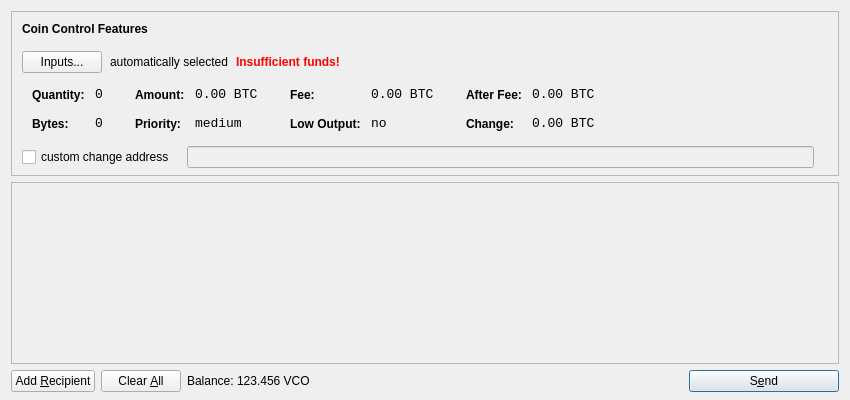
<?xml version="1.0" encoding="UTF-8"?>
<ui version="4.0">
 <class>SendCoinsDialog</class>
 <widget class="QDialog" name="SendCoinsDialog">
  <property name="geometry">
   <rect>
    <x>0</x>
    <y>0</y>
    <width>850</width>
    <height>400</height>
   </rect>
  </property>
  <property name="windowTitle">
   <string>Send Coins</string>
  </property>
  <layout class="QVBoxLayout" name="verticalLayout" stretch="0,1,0">
   <property name="bottomMargin">
    <number>8</number>
   </property>
   <item>
    <widget class="QFrame" name="frameCoinControl">
     <property name="sizePolicy">
      <sizepolicy hsizetype="Expanding" vsizetype="Expanding">
       <horstretch>0</horstretch>
       <verstretch>0</verstretch>
      </sizepolicy>
     </property>
     <property name="maximumSize">
      <size>
       <width>16777215</width>
       <height>16777215</height>
      </size>
     </property>
     <property name="frameShape">
      <enum>QFrame::StyledPanel</enum>
     </property>
     <property name="frameShadow">
      <enum>QFrame::Sunken</enum>
     </property>
     <layout class="QVBoxLayout" name="verticalLayoutCoinControl2">
      <property name="spacing">
       <number>-1</number>
      </property>
      <property name="leftMargin">
       <number>0</number>
      </property>
      <property name="topMargin">
       <number>0</number>
      </property>
      <property name="rightMargin">
       <number>0</number>
      </property>
      <property name="bottomMargin">
       <number>6</number>
      </property>
      <item>
       <layout class="QVBoxLayout" name="verticalLayoutCoinControl" stretch="0,0,0,0,1">
        <property name="spacing">
         <number>0</number>
        </property>
        <property name="leftMargin">
         <number>10</number>
        </property>
        <property name="topMargin">
         <number>10</number>
        </property>
        <item>
         <layout class="QHBoxLayout" name="horizontalLayoutCoinControl1">
          <property name="bottomMargin">
           <number>15</number>
          </property>
          <item>
           <widget class="QLabel" name="labelCoinControlFeatures">
            <property name="sizePolicy">
             <sizepolicy hsizetype="Preferred" vsizetype="Maximum">
              <horstretch>0</horstretch>
              <verstretch>0</verstretch>
             </sizepolicy>
            </property>
            <property name="font">
             <font>
              <weight>75</weight>
              <bold>true</bold>
             </font>
            </property>
            <property name="styleSheet">
             <string notr="true">font-weight:bold;</string>
            </property>
            <property name="text">
             <string>Coin Control Features</string>
            </property>
           </widget>
          </item>
         </layout>
        </item>
        <item>
         <layout class="QHBoxLayout" name="horizontalLayoutCoinControl2" stretch="0,0,0,0">
          <property name="spacing">
           <number>8</number>
          </property>
          <property name="bottomMargin">
           <number>10</number>
          </property>
          <item>
           <widget class="QPushButton" name="pushButtonCoinControl">
            <property name="styleSheet">
             <string notr="true"/>
            </property>
            <property name="text">
             <string>Inputs...</string>
            </property>
           </widget>
          </item>
          <item>
           <widget class="QLabel" name="labelCoinControlAutomaticallySelected">
            <property name="text">
             <string>automatically selected</string>
            </property>
            <property name="margin">
             <number>5</number>
            </property>
           </widget>
          </item>
          <item>
           <widget class="QLabel" name="labelCoinControlInsuffFunds">
            <property name="font">
             <font>
              <weight>75</weight>
              <bold>true</bold>
             </font>
            </property>
            <property name="styleSheet">
             <string notr="true">color:red;font-weight:bold;</string>
            </property>
            <property name="text">
             <string>Insufficient funds!</string>
            </property>
            <property name="margin">
             <number>5</number>
            </property>
           </widget>
          </item>
          <item>
           <spacer name="horizontalSpacerCoinControl">
            <property name="orientation">
             <enum>Qt::Horizontal</enum>
            </property>
            <property name="sizeHint" stdset="0">
             <size>
              <width>40</width>
              <height>1</height>
             </size>
            </property>
           </spacer>
          </item>
         </layout>
        </item>
        <item>
         <widget class="QWidget" name="widgetCoinControl" native="true">
          <property name="sizePolicy">
           <sizepolicy hsizetype="Preferred" vsizetype="Preferred">
            <horstretch>0</horstretch>
            <verstretch>0</verstretch>
           </sizepolicy>
          </property>
          <property name="minimumSize">
           <size>
            <width>0</width>
            <height>0</height>
           </size>
          </property>
          <property name="styleSheet">
           <string notr="true"/>
          </property>
          <layout class="QHBoxLayout" name="horizontalLayoutCoinControl5">
           <property name="margin">
            <number>0</number>
           </property>
           <item>
            <layout class="QHBoxLayout" name="horizontalLayoutCoinControl3" stretch="0,0,0,1">
             <property name="spacing">
              <number>20</number>
             </property>
             <property name="topMargin">
              <number>0</number>
             </property>
             <property name="bottomMargin">
              <number>10</number>
             </property>
             <item>
              <layout class="QFormLayout" name="formLayoutCoinControl1">
               <property name="horizontalSpacing">
                <number>10</number>
               </property>
               <property name="verticalSpacing">
                <number>14</number>
               </property>
               <property name="leftMargin">
                <number>10</number>
               </property>
               <property name="topMargin">
                <number>4</number>
               </property>
               <property name="rightMargin">
                <number>6</number>
               </property>
               <item row="0" column="0">
                <widget class="QLabel" name="labelCoinControlQuantityText">
                 <property name="styleSheet">
                  <string notr="true">font-weight:bold;</string>
                 </property>
                 <property name="text">
                  <string>Quantity:</string>
                 </property>
                 <property name="margin">
                  <number>0</number>
                 </property>
                </widget>
               </item>
               <item row="0" column="1">
                <widget class="QLabel" name="labelCoinControlQuantity">
                 <property name="font">
                  <font>
                   <family>Monospace</family>
                   <pointsize>10</pointsize>
                  </font>
                 </property>
                 <property name="cursor">
                  <cursorShape>IBeamCursor</cursorShape>
                 </property>
                 <property name="contextMenuPolicy">
                  <enum>Qt::ActionsContextMenu</enum>
                 </property>
                 <property name="text">
                  <string notr="true">0</string>
                 </property>
                 <property name="margin">
                  <number>0</number>
                 </property>
                 <property name="textInteractionFlags">
                  <set>Qt::LinksAccessibleByMouse|Qt::TextSelectableByKeyboard|Qt::TextSelectableByMouse</set>
                 </property>
                </widget>
               </item>
               <item row="1" column="0">
                <widget class="QLabel" name="labelCoinControlBytesText">
                 <property name="styleSheet">
                  <string notr="true">font-weight:bold;</string>
                 </property>
                 <property name="text">
                  <string>Bytes:</string>
                 </property>
                </widget>
               </item>
               <item row="1" column="1">
                <widget class="QLabel" name="labelCoinControlBytes">
                 <property name="font">
                  <font>
                   <family>Monospace</family>
                   <pointsize>10</pointsize>
                  </font>
                 </property>
                 <property name="cursor">
                  <cursorShape>IBeamCursor</cursorShape>
                 </property>
                 <property name="contextMenuPolicy">
                  <enum>Qt::ActionsContextMenu</enum>
                 </property>
                 <property name="text">
                  <string notr="true">0</string>
                 </property>
                 <property name="textInteractionFlags">
                  <set>Qt::LinksAccessibleByMouse|Qt::TextSelectableByKeyboard|Qt::TextSelectableByMouse</set>
                 </property>
                </widget>
               </item>
              </layout>
             </item>
             <item>
              <layout class="QFormLayout" name="formLayoutCoinControl2">
               <property name="horizontalSpacing">
                <number>10</number>
               </property>
               <property name="verticalSpacing">
                <number>14</number>
               </property>
               <property name="leftMargin">
                <number>6</number>
               </property>
               <property name="topMargin">
                <number>4</number>
               </property>
               <property name="rightMargin">
                <number>6</number>
               </property>
               <item row="0" column="0">
                <widget class="QLabel" name="labelCoinControlAmountText">
                 <property name="styleSheet">
                  <string notr="true">font-weight:bold;</string>
                 </property>
                 <property name="text">
                  <string>Amount:</string>
                 </property>
                 <property name="margin">
                  <number>0</number>
                 </property>
                </widget>
               </item>
               <item row="0" column="1">
                <widget class="QLabel" name="labelCoinControlAmount">
                 <property name="font">
                  <font>
                   <family>Monospace</family>
                   <pointsize>10</pointsize>
                  </font>
                 </property>
                 <property name="cursor">
                  <cursorShape>IBeamCursor</cursorShape>
                 </property>
                 <property name="contextMenuPolicy">
                  <enum>Qt::ActionsContextMenu</enum>
                 </property>
                 <property name="text">
                  <string notr="true">0.00 BTC</string>
                 </property>
                 <property name="textInteractionFlags">
                  <set>Qt::LinksAccessibleByMouse|Qt::TextSelectableByKeyboard|Qt::TextSelectableByMouse</set>
                 </property>
                </widget>
               </item>
               <item row="1" column="0">
                <widget class="QLabel" name="labelCoinControlPriorityText">
                 <property name="styleSheet">
                  <string notr="true">font-weight:bold;</string>
                 </property>
                 <property name="text">
                  <string>Priority:</string>
                 </property>
                </widget>
               </item>
               <item row="1" column="1">
                <widget class="QLabel" name="labelCoinControlPriority">
                 <property name="font">
                  <font>
                   <family>Monospace</family>
                   <pointsize>10</pointsize>
                  </font>
                 </property>
                 <property name="cursor">
                  <cursorShape>IBeamCursor</cursorShape>
                 </property>
                 <property name="contextMenuPolicy">
                  <enum>Qt::ActionsContextMenu</enum>
                 </property>
                 <property name="text">
                  <string>medium</string>
                 </property>
                 <property name="textInteractionFlags">
                  <set>Qt::LinksAccessibleByMouse|Qt::TextSelectableByKeyboard|Qt::TextSelectableByMouse</set>
                 </property>
                </widget>
               </item>
              </layout>
             </item>
             <item>
              <layout class="QFormLayout" name="formLayoutCoinControl3">
               <property name="horizontalSpacing">
                <number>10</number>
               </property>
               <property name="verticalSpacing">
                <number>14</number>
               </property>
               <property name="leftMargin">
                <number>6</number>
               </property>
               <property name="topMargin">
                <number>4</number>
               </property>
               <property name="rightMargin">
                <number>6</number>
               </property>
               <item row="0" column="0">
                <widget class="QLabel" name="labelCoinControlFeeText">
                 <property name="styleSheet">
                  <string notr="true">font-weight:bold;</string>
                 </property>
                 <property name="text">
                  <string>Fee:</string>
                 </property>
                 <property name="margin">
                  <number>0</number>
                 </property>
                </widget>
               </item>
               <item row="0" column="1">
                <widget class="QLabel" name="labelCoinControlFee">
                 <property name="font">
                  <font>
                   <family>Monospace</family>
                   <pointsize>10</pointsize>
                  </font>
                 </property>
                 <property name="cursor">
                  <cursorShape>IBeamCursor</cursorShape>
                 </property>
                 <property name="contextMenuPolicy">
                  <enum>Qt::ActionsContextMenu</enum>
                 </property>
                 <property name="text">
                  <string notr="true">0.00 BTC</string>
                 </property>
                 <property name="textInteractionFlags">
                  <set>Qt::LinksAccessibleByMouse|Qt::TextSelectableByKeyboard|Qt::TextSelectableByMouse</set>
                 </property>
                </widget>
               </item>
               <item row="1" column="0">
                <widget class="QLabel" name="labelCoinControlLowOutputText">
                 <property name="styleSheet">
                  <string notr="true">font-weight:bold;</string>
                 </property>
                 <property name="text">
                  <string>Low Output:</string>
                 </property>
                </widget>
               </item>
               <item row="1" column="1">
                <widget class="QLabel" name="labelCoinControlLowOutput">
                 <property name="font">
                  <font>
                   <family>Monospace</family>
                   <pointsize>10</pointsize>
                  </font>
                 </property>
                 <property name="cursor">
                  <cursorShape>IBeamCursor</cursorShape>
                 </property>
                 <property name="contextMenuPolicy">
                  <enum>Qt::ActionsContextMenu</enum>
                 </property>
                 <property name="text">
                  <string>no</string>
                 </property>
                 <property name="textInteractionFlags">
                  <set>Qt::LinksAccessibleByMouse|Qt::TextSelectableByKeyboard|Qt::TextSelectableByMouse</set>
                 </property>
                </widget>
               </item>
              </layout>
             </item>
             <item>
              <layout class="QFormLayout" name="formLayoutCoinControl4">
               <property name="horizontalSpacing">
                <number>10</number>
               </property>
               <property name="verticalSpacing">
                <number>14</number>
               </property>
               <property name="leftMargin">
                <number>6</number>
               </property>
               <property name="topMargin">
                <number>4</number>
               </property>
               <property name="rightMargin">
                <number>6</number>
               </property>
               <item row="0" column="0">
                <widget class="QLabel" name="labelCoinControlAfterFeeText">
                 <property name="styleSheet">
                  <string notr="true">font-weight:bold;</string>
                 </property>
                 <property name="text">
                  <string>After Fee:</string>
                 </property>
                 <property name="margin">
                  <number>0</number>
                 </property>
                </widget>
               </item>
               <item row="0" column="1">
                <widget class="QLabel" name="labelCoinControlAfterFee">
                 <property name="font">
                  <font>
                   <family>Monospace</family>
                   <pointsize>10</pointsize>
                  </font>
                 </property>
                 <property name="cursor">
                  <cursorShape>IBeamCursor</cursorShape>
                 </property>
                 <property name="contextMenuPolicy">
                  <enum>Qt::ActionsContextMenu</enum>
                 </property>
                 <property name="text">
                  <string notr="true">0.00 BTC</string>
                 </property>
                 <property name="textInteractionFlags">
                  <set>Qt::LinksAccessibleByMouse|Qt::TextSelectableByKeyboard|Qt::TextSelectableByMouse</set>
                 </property>
                </widget>
               </item>
               <item row="1" column="0">
                <widget class="QLabel" name="labelCoinControlChangeText">
                 <property name="styleSheet">
                  <string notr="true">font-weight:bold;</string>
                 </property>
                 <property name="text">
                  <string>Change:</string>
                 </property>
                </widget>
               </item>
               <item row="1" column="1">
                <widget class="QLabel" name="labelCoinControlChange">
                 <property name="font">
                  <font>
                   <family>Monospace</family>
                   <pointsize>10</pointsize>
                  </font>
                 </property>
                 <property name="cursor">
                  <cursorShape>IBeamCursor</cursorShape>
                 </property>
                 <property name="contextMenuPolicy">
                  <enum>Qt::ActionsContextMenu</enum>
                 </property>
                 <property name="text">
                  <string notr="true">0.00 BTC</string>
                 </property>
                 <property name="textInteractionFlags">
                  <set>Qt::LinksAccessibleByMouse|Qt::TextSelectableByKeyboard|Qt::TextSelectableByMouse</set>
                 </property>
                </widget>
               </item>
              </layout>
             </item>
            </layout>
           </item>
          </layout>
         </widget>
        </item>
        <item>
         <layout class="QHBoxLayout" name="horizontalLayoutCoinControl4" stretch="0,0,0">
          <property name="spacing">
           <number>12</number>
          </property>
          <property name="sizeConstraint">
           <enum>QLayout::SetDefaultConstraint</enum>
          </property>
          <property name="topMargin">
           <number>5</number>
          </property>
          <property name="rightMargin">
           <number>5</number>
          </property>
          <item>
           <widget class="QCheckBox" name="checkBoxCoinControlChange">
            <property name="text">
             <string>custom change address</string>
            </property>
           </widget>
          </item>
          <item>
           <widget class="QLineEdit" name="lineEditCoinControlChange">
            <property name="enabled">
             <bool>false</bool>
            </property>
            <property name="sizePolicy">
             <sizepolicy hsizetype="Expanding" vsizetype="Fixed">
              <horstretch>0</horstretch>
              <verstretch>0</verstretch>
             </sizepolicy>
            </property>
           </widget>
          </item>
          <item>
           <widget class="QLabel" name="labelCoinControlChangeLabel">
            <property name="sizePolicy">
             <sizepolicy hsizetype="Preferred" vsizetype="Expanding">
              <horstretch>0</horstretch>
              <verstretch>0</verstretch>
             </sizepolicy>
            </property>
            <property name="minimumSize">
             <size>
              <width>0</width>
              <height>0</height>
             </size>
            </property>
            <property name="text">
             <string/>
            </property>
            <property name="margin">
             <number>3</number>
            </property>
           </widget>
          </item>
         </layout>
        </item>
        <item>
         <spacer name="verticalSpacerCoinControl">
          <property name="orientation">
           <enum>Qt::Vertical</enum>
          </property>
          <property name="sizeHint" stdset="0">
           <size>
            <width>800</width>
            <height>1</height>
           </size>
          </property>
         </spacer>
        </item>
       </layout>
      </item>
     </layout>
    </widget>
   </item>
   <item>
    <widget class="QScrollArea" name="scrollArea">
     <property name="widgetResizable">
      <bool>true</bool>
     </property>
     <widget class="QWidget" name="scrollAreaWidgetContents">
      <property name="geometry">
       <rect>
        <x>0</x>
        <y>0</y>
        <width>830</width>
        <height>165</height>
       </rect>
      </property>
      <layout class="QVBoxLayout" name="verticalLayout_2">
       <property name="margin">
        <number>0</number>
       </property>
       <item>
        <layout class="QVBoxLayout" name="entries">
         <property name="spacing">
          <number>6</number>
         </property>
        </layout>
       </item>
       <item>
        <spacer name="verticalSpacer">
         <property name="orientation">
          <enum>Qt::Vertical</enum>
         </property>
         <property name="sizeHint" stdset="0">
          <size>
           <width>20</width>
           <height>40</height>
          </size>
         </property>
        </spacer>
       </item>
      </layout>
     </widget>
    </widget>
   </item>
   <item>
    <layout class="QHBoxLayout" name="horizontalLayout">
     <item>
      <widget class="QPushButton" name="addButton">
       <property name="toolTip">
        <string>Send to multiple recipients at once</string>
       </property>
       <property name="text">
        <string>Add &amp;Recipient</string>
       </property>
       <property name="icon">
        <iconset resource="../bitcoin.qrc">
         <normaloff>:/icons/add</normaloff>:/icons/add</iconset>
       </property>
       <property name="autoDefault">
        <bool>false</bool>
       </property>
      </widget>
     </item>
     <item>
      <widget class="QPushButton" name="clearButton">
       <property name="sizePolicy">
        <sizepolicy hsizetype="Minimum" vsizetype="Fixed">
         <horstretch>0</horstretch>
         <verstretch>0</verstretch>
        </sizepolicy>
       </property>
       <property name="toolTip">
        <string>Remove all transaction fields</string>
       </property>
       <property name="text">
        <string>Clear &amp;All</string>
       </property>
       <property name="icon">
        <iconset resource="../bitcoin.qrc">
         <normaloff>:/icons/remove</normaloff>:/icons/remove</iconset>
       </property>
       <property name="autoRepeatDelay">
        <number>300</number>
       </property>
       <property name="autoDefault">
        <bool>false</bool>
       </property>
      </widget>
     </item>
     <item>
      <layout class="QHBoxLayout" name="horizontalLayout_2">
       <property name="spacing">
        <number>3</number>
       </property>
       <item>
        <widget class="QLabel" name="label">
         <property name="text">
          <string>Balance:</string>
         </property>
        </widget>
       </item>
       <item>
        <widget class="QLabel" name="labelBalance">
         <property name="cursor">
          <cursorShape>IBeamCursor</cursorShape>
         </property>
         <property name="text">
          <string>123.456 VCO</string>
         </property>
         <property name="textInteractionFlags">
          <set>Qt::LinksAccessibleByMouse|Qt::TextSelectableByKeyboard|Qt::TextSelectableByMouse</set>
         </property>
        </widget>
       </item>
      </layout>
     </item>
     <item>
      <spacer name="horizontalSpacer">
       <property name="orientation">
        <enum>Qt::Horizontal</enum>
       </property>
       <property name="sizeHint" stdset="0">
        <size>
         <width>40</width>
         <height>20</height>
        </size>
       </property>
      </spacer>
     </item>
     <item>
      <widget class="QPushButton" name="sendButton">
       <property name="minimumSize">
        <size>
         <width>150</width>
         <height>0</height>
        </size>
       </property>
       <property name="toolTip">
        <string>Confirm the send action</string>
       </property>
       <property name="text">
        <string>S&amp;end</string>
       </property>
       <property name="icon">
        <iconset resource="../bitcoin.qrc">
         <normaloff>:/icons/send</normaloff>:/icons/send</iconset>
       </property>
       <property name="default">
        <bool>true</bool>
       </property>
      </widget>
     </item>
    </layout>
   </item>
  </layout>
 </widget>
 <resources>
  <include location="../bitcoin.qrc"/>
 </resources>
 <connections/>
</ui>
